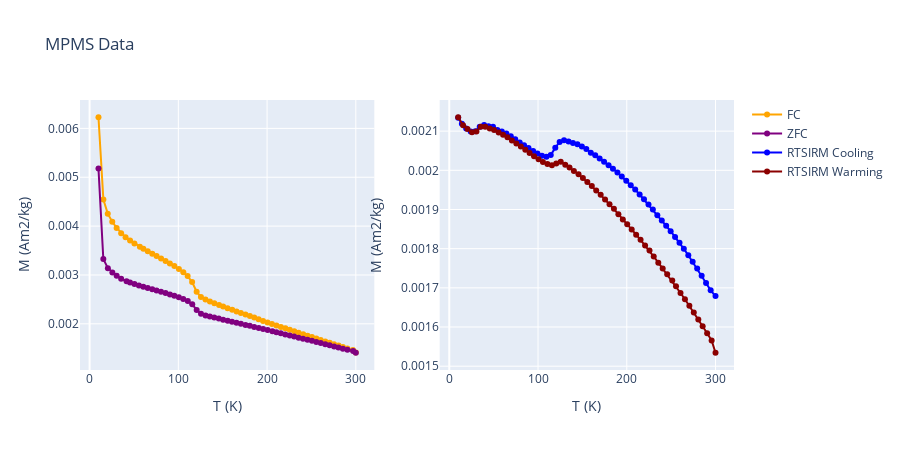

Notebook code for this chart:
### Markdown cell above
The colors and symbols of the plots can be customized by providing other values than the default parameters as in the example below:

### Code cell
rmag.plot_mpms_data(fc_data, zfc_data, rtsirm_cool_data, rtsirm_warm_data, 
                   fc_color='orange', zfc_color='purple', rtsirm_cool_color='blue', rtsirm_warm_color='darkred',
                   fc_marker='^', zfc_marker='o', rtsirm_cool_marker='*', rtsirm_warm_marker='s',
                   symbol_size=5, use_plotly=True)
